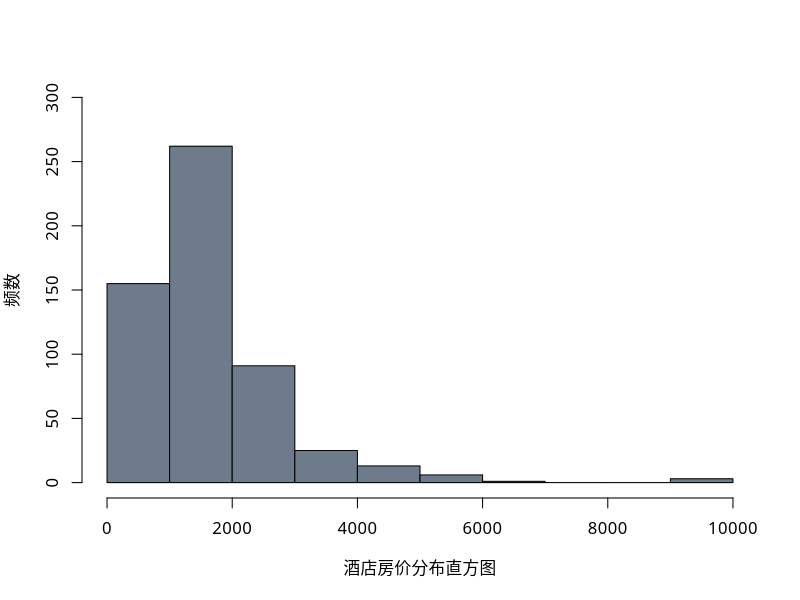
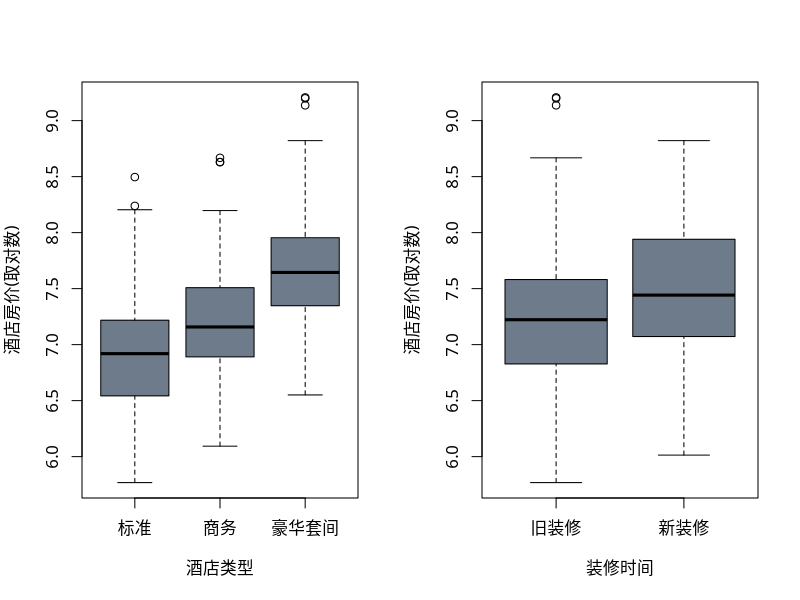
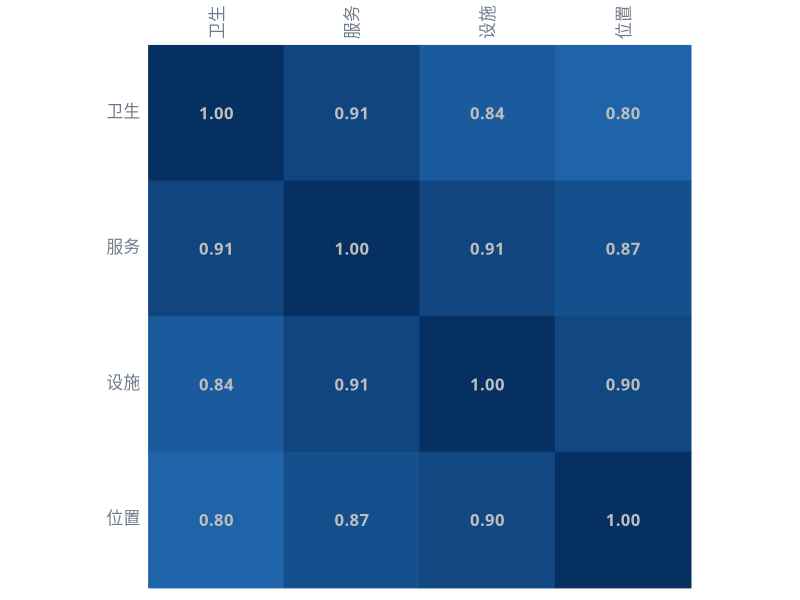
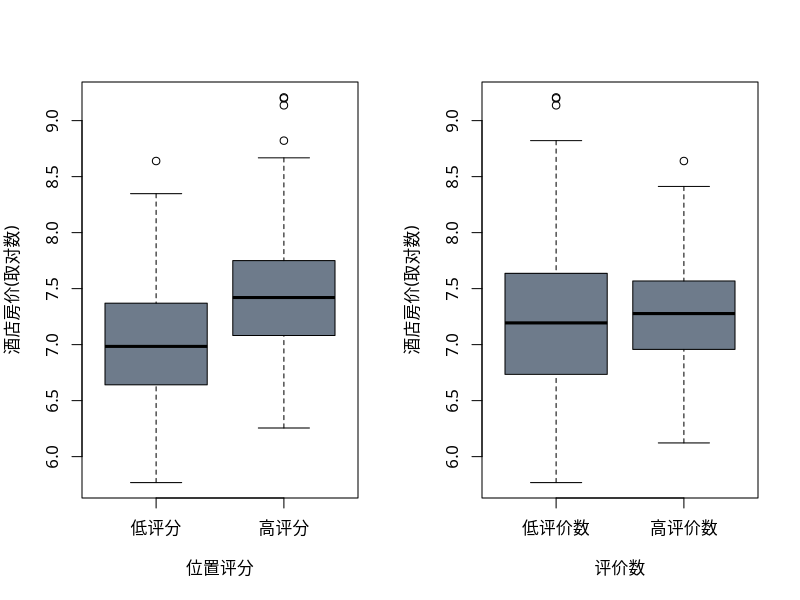
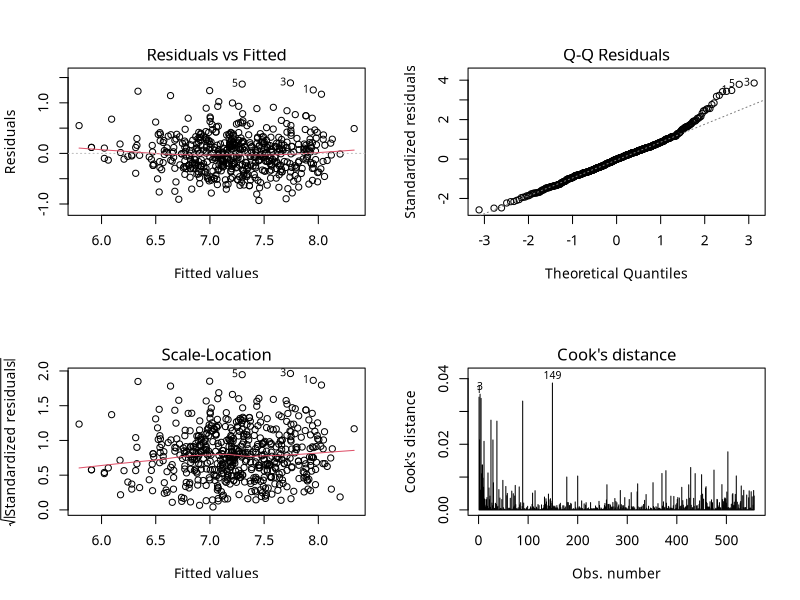

Reproduce these figures in R, in order.
## ---- chunk 1
knitr::opts_chunk$set(echo = TRUE)
## ---- chunk 2
library("car")                         #支持方差膨胀因子计算
library("readr")                       #支持读入数据
library("corrplot") 

par(family='STKaiti')

hotel <- read.csv("hoteldata.csv")
names(hotel) <- c("hotel_name",        #--酒店名称
                  "area",              #--酒店地区
                  "site",              #--酒店地址
                  "hyg_grade",         #--卫生评分
                  "ser_grade",         #--服务评分
                  "fac_grade",         #--设施评分
                  "loc_grade",         #--位置评分
                  "evaluate",          #--评价数
                  "time",              #--装修时间
                  "type",              #--房间类型
                  "price",             #--酒店房价
                  "lon",               #--经度
                  "lat",               #--纬度
                  "company",           #--公司
                  "trip",              #--出行住宿
                  "school")            #--校园生活

hotel$total_grade <- (hotel$hyg_grade+hotel$ser_grade+hotel$fac_grade+hotel$loc_grade)/4
#对装修时间进行处理
hotel$timeCut <- cut(hotel$time, c(0,2015.5,Inf),c("旧装修","新装修"))   #分组函数
#把其他地区作为基准组
hotel$area <- factor(as.character(hotel$area),levels = c("其他城区","东城区","朝阳区","海淀区"))

par(mfrow = c(1,1))                                   
hist(x    = hotel$price,
     xlab = "酒店房价分布直方图",                          #x轴标签
     ylab = "频数",                                     #y轴标签
     ylim = c(0,300),                                  #y轴范围
     col  = "lightsteelblue4",                         #颜色为lightsteelblue4
     main = "")            

#(2)因变量数字特征
#1.2自变量
#(1)酒店因素箱线图
par(mfrow = c(1,2))                                    #1x2画布
hotel$type= factor(hotel$type,levels = c("标准间","商务间","豪华套间"))
boxplot(log(hotel$price)~(hotel$type),                 #画箱线图
        col     = "lightsteelblue4",                   #颜色为lightsteelblue4
        ylab    = "酒店房价(取对数)",                     #y轴标签
        xlab    = "酒店类型",                            #x轴标签
        names   = c("标准","商务","豪华套间"))            #分组命名
timeCut <- cut(hotel$time, c(0,2015.5,Inf))
boxplot(log(hotel$price) ~ timeCut,                    #画箱线图
        col     = c("lightsteelblue4"),                #颜色为lightsteelblue4
        ylab    = "酒店房价(取对数)",                     #y轴标签
        xlab    = "装修时间",                           #x轴标签
        names   = c("旧装修","新装修"))                  #分组命名

#(2)评分因素相关系数
par(mfrow = c(1,1))                                    #1x1画布
grade <- data.frame(hotel$hyg_grade,hotel$ser_grade,hotel$fac_grade,hotel$loc_grade)
names(grade) <- c("卫生","服务","设施","位置")
cor_grade <- cor(grade)                                #计算相关系数矩阵
corrplot(cor_grade,                                    #相关系数矩阵可视化
         col         = NULL,
         type        = "full",                         #图形为全部填充
         order       = "AOE",                          #排序按照特征向量角序(AOE)方式
         method      = "color",                        #颜色填充方式
         tl.col      = "lightsteelblue4",              #字体颜色为lightsteelblue4
         tl.cex      = 1,                              #字体大小为1
         cl.pos      = "n",                            #图例(位置)，不需要图例
         addCoef.col = "grey")                         #系数颜色为grey

#(3)评分因素箱线图
par(mfrow = c(1,2))                                    #1X2画布
total_gradeCut <- cut(hotel$total_grade, c(0,4.5,Inf)) #分组函数
boxplot(log(hotel$price) ~ total_gradeCut,             #画箱线图
        col     = c("lightsteelblue4"),                #颜色为lightsteelblue4
        ylab    = "酒店房价(取对数)",                     #y轴标签
        xlab    = "位置评分",                            #x轴标签
        names   = c("低评分","高评分"))                   #分组(4.5分以上为高评分，4.5分一下为低评分)
evaluateCut <- cut(hotel$evaluate, c(0,median(hotel$evaluate),Inf))
boxplot(log(hotel$price) ~ evaluateCut,                #画箱线图
        col     = c("lightsteelblue4"),                #颜色为lightsteelblue4
        ylab    = "酒店房价(取对数)",                     #y轴标签
        xlab    = "评价数",                             #x轴标签
        names   = c("低评价数","高评价数"))               #分组(4.5分以上为高评分，4.5分一下为低评分)

#3.对数线性回归模型
#(1)对数线性回归模型建立
lm_price <- lm(log(price) ~ area + type + timeCut + evaluate + total_grade + school + company + trip ,data = hotel)
lm_price <- step(lm_price)                             #AIC方法进行变量选择
summary(lm_price)                                      #输出模型结果
#(2)对数回归模型检验
par(mfrow = c(2,2))                                    #2X2画布
plot(lm_price,which = c(1,2,3,4))                      #模型诊断，包括残差图、QQ图、cook距离
round(vif(lm_price),2)                                 #计算对数回归模型的方差膨胀因子
